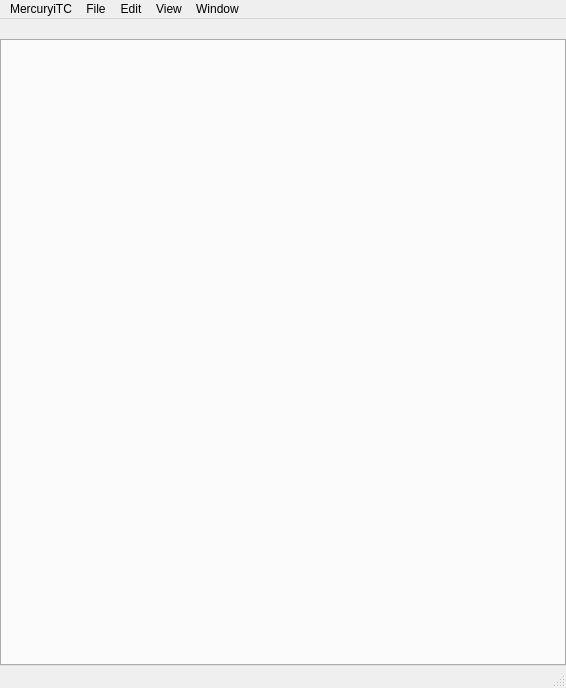
<?xml version="1.0" encoding="UTF-8"?>
<ui version="4.0">
 <class>MainWindow</class>
 <widget class="QMainWindow" name="MainWindow">
  <property name="geometry">
   <rect>
    <x>0</x>
    <y>0</y>
    <width>566</width>
    <height>688</height>
   </rect>
  </property>
  <property name="windowTitle">
   <string>MercuryiTC Monitor</string>
  </property>
  <widget class="QWidget" name="centralwidget">
   <layout class="QGridLayout" name="centralwidget_2">
    <property name="leftMargin">
     <number>0</number>
    </property>
    <property name="topMargin">
     <number>20</number>
    </property>
    <property name="rightMargin">
     <number>0</number>
    </property>
    <property name="bottomMargin">
     <number>0</number>
    </property>
    <item row="4" column="0">
     <widget class="QTabWidget" name="tabWidget"/>
    </item>
   </layout>
  </widget>
  <widget class="QMenuBar" name="menubar">
   <property name="geometry">
    <rect>
     <x>0</x>
     <y>0</y>
     <width>566</width>
     <height>24</height>
    </rect>
   </property>
   <widget class="QMenu" name="menu_MercuryiTC">
    <property name="title">
     <string>MercuryiTC</string>
    </property>
    <addaction name="modulesAction"/>
    <addaction name="readingsAction"/>
    <addaction name="updateAddressAction"/>
    <addaction name="separator"/>
    <addaction name="exitAction"/>
   </widget>
   <widget class="QMenu" name="menu_File">
    <property name="title">
     <string>File</string>
    </property>
    <addaction name="showLogAction"/>
   </widget>
   <widget class="QMenu" name="menu_Edit">
    <property name="title">
     <string>Edit</string>
    </property>
   </widget>
   <widget class="QMenu" name="menuWindow">
    <property name="title">
     <string>Window</string>
    </property>
    <addaction name="actionMinimize"/>
    <addaction name="actionZoom"/>
   </widget>
   <widget class="QMenu" name="menuView">
    <property name="title">
     <string>View</string>
    </property>
    <widget class="QMenu" name="menuUpdate_Frequency">
     <property name="title">
      <string>Update Frequency</string>
     </property>
     <addaction name="actionUpdateVeryOften"/>
     <addaction name="actionUpdateOften"/>
     <addaction name="actionUpdateNormally"/>
    </widget>
    <addaction name="menuUpdate_Frequency"/>
   </widget>
   <addaction name="menu_MercuryiTC"/>
   <addaction name="menu_File"/>
   <addaction name="menu_Edit"/>
   <addaction name="menuView"/>
   <addaction name="menuWindow"/>
  </widget>
  <widget class="QStatusBar" name="statusbar">
   <property name="styleSheet">
    <string notr="true">QStatusBar{background:transparent};
QStatusBar::item {border: 0px solid black };</string>
   </property>
  </widget>
  <action name="exitAction">
   <property name="text">
    <string>&amp;Quit MercuryiTC monitor</string>
   </property>
   <property name="shortcut">
    <string notr="true"/>
   </property>
   <property name="menuRole">
    <enum>QAction::NoRole</enum>
   </property>
  </action>
  <action name="sensorAction">
   <property name="text">
    <string>&amp;Temperature Sensors</string>
   </property>
  </action>
  <action name="readingsAction">
   <property name="text">
    <string>Readings Overview...</string>
   </property>
  </action>
  <action name="connectAction">
   <property name="text">
    <string>&amp;Connect Mercury</string>
   </property>
  </action>
  <action name="disconnectAction">
   <property name="text">
    <string>&amp;Disconnect Mercury</string>
   </property>
  </action>
  <action name="updateAddressAction">
   <property name="text">
    <string>&amp;Connection Settings...</string>
   </property>
  </action>
  <action name="showLogAction">
   <property name="text">
    <string> Show Log Files...</string>
   </property>
  </action>
  <action name="actionMinimize">
   <property name="text">
    <string>Minimize</string>
   </property>
   <property name="shortcut">
    <string>Ctrl+M</string>
   </property>
  </action>
  <action name="actionZoom">
   <property name="text">
    <string>Zoom</string>
   </property>
   <property name="shortcut">
    <string>Meta+Ctrl+Z</string>
   </property>
  </action>
  <action name="modulesAction">
   <property name="text">
    <string>Assign modules...</string>
   </property>
  </action>
  <action name="actionUpdateVeryOften">
   <property name="checkable">
    <bool>true</bool>
   </property>
   <property name="text">
    <string>Very often (0.5 sec)</string>
   </property>
  </action>
  <action name="actionUpdateOften">
   <property name="checkable">
    <bool>true</bool>
   </property>
   <property name="checked">
    <bool>true</bool>
   </property>
   <property name="text">
    <string>Often (1 sec)</string>
   </property>
  </action>
  <action name="actionUpdateNormally">
   <property name="checkable">
    <bool>true</bool>
   </property>
   <property name="text">
    <string>Normally (2 sec)</string>
   </property>
  </action>
 </widget>
 <resources/>
 <connections>
  <connection>
   <sender>actionMinimize</sender>
   <signal>triggered()</signal>
   <receiver>MainWindow</receiver>
   <slot>showMinimized()</slot>
   <hints>
    <hint type="sourcelabel">
     <x>-1</x>
     <y>-1</y>
    </hint>
    <hint type="destinationlabel">
     <x>274</x>
     <y>319</y>
    </hint>
   </hints>
  </connection>
  <connection>
   <sender>actionZoom</sender>
   <signal>triggered()</signal>
   <receiver>MainWindow</receiver>
   <slot>showMaximized()</slot>
   <hints>
    <hint type="sourcelabel">
     <x>-1</x>
     <y>-1</y>
    </hint>
    <hint type="destinationlabel">
     <x>274</x>
     <y>319</y>
    </hint>
   </hints>
  </connection>
 </connections>
</ui>
